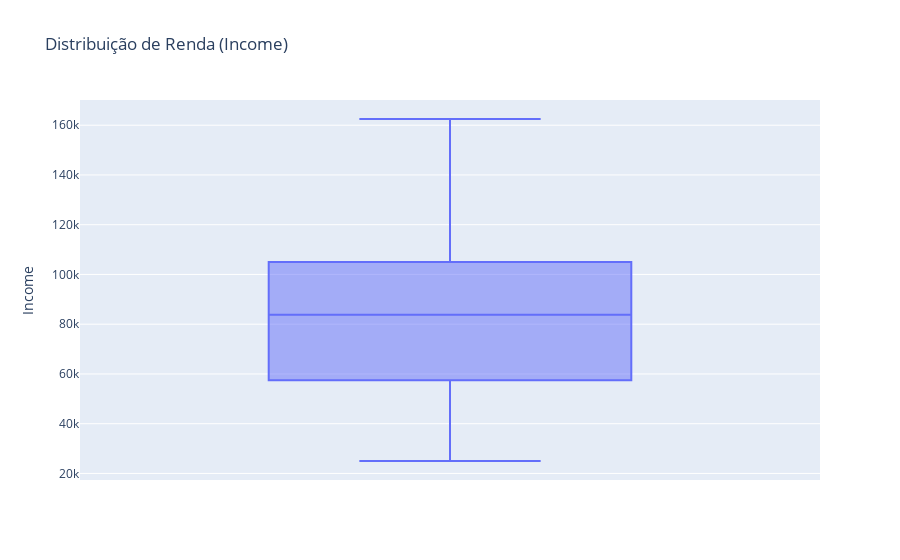

Notebook code cell kept with this figure:
### Markdown cell above
a distribuição da variavel educação está bem semelhante

### Code cell
#verificar outliers na coluna Income
income = df['Income']

fig = px.box(
    income,
    y=income,
    title='Distribuição de Renda (Income)',
    labels={'y':'Renda (Income)'},
)
fig.show()

### Figure 1 — Plotly figure (JSON) as saved in the notebook; plotly's stock layout.template omitted (floating-point values rounded to 4 significant figures; data arrays with more than 128 entries replaced by an {"elided": "..."} marker saying what was removed)
{"data": [{"alignmentgroup": "True", "hovertemplate": "Income=%{y}<extra></extra>", "legendgroup": "", "marker": {"color": "#636efa"}, "name": "", "notched": false, "offsetgroup": "", "orientation": "v", "showlegend": false, "type": "box", "x0": " ", "xaxis": "x", "y": {"elided": "164 float values"}, "y0": " ", "yaxis": "y"}], "layout": {"boxmode": "group", "legend": {"tracegroupgap": 0}, "title": {"text": "Distribuição de Renda (Income)"}, "xaxis": {"anchor": "y", "domain": [0, 1]}, "yaxis": {"anchor": "x", "domain": [0, 1], "title": {"text": "Income"}}}}
